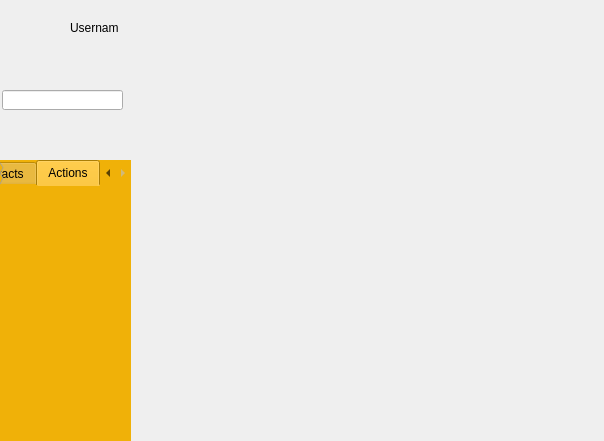
<?xml version="1.0" encoding="UTF-8"?>
<ui version="4.0">
 <class>babelGUIClass</class>
 <widget class="QMainWindow" name="babelGUIClass">
  <property name="geometry">
   <rect>
    <x>0</x>
    <y>0</y>
    <width>604</width>
    <height>441</height>
   </rect>
  </property>
  <property name="windowTitle">
   <string>babelGUI</string>
  </property>
  <property name="styleSheet">
   <string notr="true"/>
  </property>
  <widget class="QWidget" name="mainWidget">
   <widget class="QLabel" name="usernameLbl">
    <property name="geometry">
     <rect>
      <x>70</x>
      <y>20</y>
      <width>48</width>
      <height>16</height>
     </rect>
    </property>
    <property name="text">
     <string>Username</string>
    </property>
   </widget>
   <widget class="QPushButton" name="StatusBtn">
    <property name="geometry">
     <rect>
      <x>50</x>
      <y>60</y>
      <width>21</width>
      <height>16</height>
     </rect>
    </property>
    <property name="contextMenuPolicy">
     <enum>Qt::NoContextMenu</enum>
    </property>
    <property name="styleSheet">
     <string notr="true">QPushButton#StatusBtn{
 	border:none;
	background:none;
	image: url(:/babelGUI/Resources/Online.png);
}

QPushButton#StatusBtn:hover{
 	border:none;
	background:none;
	image: url(:/babelGUI/Resources/change.png);
}</string>
    </property>
    <property name="text">
     <string/>
    </property>
   </widget>
   <widget class="QPushButton" name="homeBtn">
    <property name="geometry">
     <rect>
      <x>10</x>
      <y>120</y>
      <width>30</width>
      <height>30</height>
     </rect>
    </property>
    <property name="styleSheet">
     <string notr="true">QPushButton#homeBtn{
	border:none;
	background:none;
	image: url(:/babelGUI/Resources/home.png);
}

QPushButton#homeBtn:hover{
 	border: 1px;
    border-radius: 15px;
	background-color:rgba(240, 177, 8, 0.3);
}</string>
    </property>
    <property name="text">
     <string/>
    </property>
   </widget>
   <widget class="QLabel" name="photo">
    <property name="geometry">
     <rect>
      <x>10</x>
      <y>20</y>
      <width>50</width>
      <height>51</height>
     </rect>
    </property>
    <property name="contextMenuPolicy">
     <enum>Qt::ActionsContextMenu</enum>
    </property>
    <property name="styleSheet">
     <string notr="true"/>
    </property>
    <property name="text">
     <string/>
    </property>
    <property name="pixmap">
     <pixmap resource="babelgui.qrc">:/babelGUI/Resources/lilrom.jpg</pixmap>
    </property>
   </widget>
   <widget class="SlidingStackedWidget" name="stakedWidget">
    <property name="geometry">
     <rect>
      <x>130</x>
      <y>0</y>
      <width>471</width>
      <height>441</height>
     </rect>
    </property>
   </widget>
   <widget class="QTabWidget" name="tabWidget">
    <property name="geometry">
     <rect>
      <x>0</x>
      <y>160</y>
      <width>131</width>
      <height>281</height>
     </rect>
    </property>
    <property name="styleSheet">
     <string notr="true">border:none;
background-color:rgb(240, 177, 8);</string>
    </property>
    <property name="currentIndex">
     <number>1</number>
    </property>
    <widget class="QWidget" name="tab">
     <attribute name="title">
      <string>Contacts</string>
     </attribute>
     <widget class="QListWidget" name="friendList">
      <property name="geometry">
       <rect>
        <x>0</x>
        <y>0</y>
        <width>131</width>
        <height>341</height>
       </rect>
      </property>
      <property name="styleSheet">
       <string notr="true">border:none;
background-color:rgb(240, 177, 8);</string>
      </property>
     </widget>
    </widget>
    <widget class="QWidget" name="tab_2">
     <attribute name="title">
      <string>Actions</string>
     </attribute>
     <widget class="QListWidget" name="actionList">
      <property name="geometry">
       <rect>
        <x>-5</x>
        <y>1</y>
        <width>141</width>
        <height>261</height>
       </rect>
      </property>
     </widget>
    </widget>
   </widget>
   <widget class="QLineEdit" name="lineEdit">
    <property name="geometry">
     <rect>
      <x>2</x>
      <y>90</y>
      <width>121</width>
      <height>20</height>
     </rect>
    </property>
   </widget>
   <zorder>photo</zorder>
   <zorder>usernameLbl</zorder>
   <zorder>StatusBtn</zorder>
   <zorder>homeBtn</zorder>
   <zorder>tabWidget</zorder>
   <zorder>lineEdit</zorder>
   <zorder>stakedWidget</zorder>
  </widget>
 </widget>
 <layoutdefault spacing="6" margin="11"/>
 <customwidgets>
  <customwidget>
   <class>SlidingStackedWidget</class>
   <extends>QStackedWidget</extends>
   <header>slidingstackedwidget.h</header>
   <container>1</container>
  </customwidget>
 </customwidgets>
 <resources>
  <include location="babelgui.qrc"/>
 </resources>
 <connections/>
</ui>
